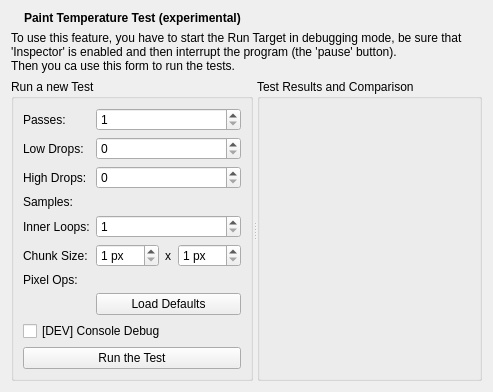
<?xml version="1.0" encoding="UTF-8"?>
<ui version="4.0">
 <author>Enrico Ros</author>
 <class>PTView</class>
 <widget class="QWidget" name="PTView">
  <property name="geometry">
   <rect>
    <x>0</x>
    <y>0</y>
    <width>493</width>
    <height>392</height>
   </rect>
  </property>
  <layout class="QVBoxLayout" name="verticalLayout">
   <item>
    <layout class="QHBoxLayout" name="horizontalLayout">
     <item>
      <widget class="QLabel" name="iconLabel">
       <property name="sizePolicy">
        <sizepolicy hsizetype="Fixed" vsizetype="Preferred">
         <horstretch>0</horstretch>
         <verstretch>0</verstretch>
        </sizepolicy>
       </property>
       <property name="pixmap">
        <pixmap resource="inspector.qrc">:/inspector/images/mark-32.png</pixmap>
       </property>
      </widget>
     </item>
     <item>
      <widget class="QLabel" name="titleLabel">
       <property name="font">
        <font>
         <weight>75</weight>
         <bold>true</bold>
        </font>
       </property>
       <property name="text">
        <string>Paint Temperature Test (experimental)</string>
       </property>
      </widget>
     </item>
    </layout>
   </item>
   <item>
    <widget class="QLabel" name="disclaimerLabel">
     <property name="text">
      <string>To use this feature, you have to start the Run Target in debugging mode, be sure that 'Inspector' is enabled and then interrupt the program (the 'pause' button).
Then you ca use this form to run the tests.</string>
     </property>
     <property name="wordWrap">
      <bool>true</bool>
     </property>
    </widget>
   </item>
   <item>
    <widget class="QSplitter" name="splitter">
     <property name="orientation">
      <enum>Qt::Horizontal</enum>
     </property>
     <widget class="QGroupBox" name="newTestGroup">
      <property name="title">
       <string>Run a new Test</string>
      </property>
      <layout class="QVBoxLayout" name="verticalLayout_2">
       <item>
        <layout class="QFormLayout" name="formLayout">
         <item row="0" column="0">
          <widget class="QLabel" name="label">
           <property name="text">
            <string>Passes:</string>
           </property>
          </widget>
         </item>
         <item row="0" column="1">
          <widget class="QSpinBox" name="passesBox">
           <property name="minimum">
            <number>1</number>
           </property>
           <property name="maximum">
            <number>10</number>
           </property>
          </widget>
         </item>
         <item row="1" column="0">
          <widget class="QLabel" name="label_2">
           <property name="text">
            <string>Low Drops:</string>
           </property>
          </widget>
         </item>
         <item row="1" column="1">
          <widget class="QSpinBox" name="lowBox">
           <property name="maximum">
            <number>9</number>
           </property>
          </widget>
         </item>
         <item row="2" column="0">
          <widget class="QLabel" name="label_3">
           <property name="text">
            <string>High Drops:</string>
           </property>
          </widget>
         </item>
         <item row="2" column="1">
          <widget class="QSpinBox" name="highBox">
           <property name="maximum">
            <number>9</number>
           </property>
          </widget>
         </item>
         <item row="3" column="0">
          <widget class="QLabel" name="samplesLabel">
           <property name="text">
            <string>Samples:</string>
           </property>
          </widget>
         </item>
         <item row="3" column="1">
          <widget class="QLabel" name="samplesBox">
           <property name="text">
            <string notr="true"/>
           </property>
          </widget>
         </item>
         <item row="4" column="0">
          <widget class="QLabel" name="label_4">
           <property name="text">
            <string>Inner Loops:</string>
           </property>
          </widget>
         </item>
         <item row="4" column="1">
          <widget class="QSpinBox" name="innerBox">
           <property name="minimum">
            <number>1</number>
           </property>
           <property name="maximum">
            <number>50</number>
           </property>
          </widget>
         </item>
         <item row="5" column="0">
          <widget class="QLabel" name="label_5">
           <property name="text">
            <string>Chunk Size:</string>
           </property>
          </widget>
         </item>
         <item row="5" column="1">
          <layout class="QHBoxLayout" name="horizontalLayout_2">
           <item>
            <widget class="QSpinBox" name="widthBox">
             <property name="suffix">
              <string> px</string>
             </property>
             <property name="minimum">
              <number>1</number>
             </property>
             <property name="maximum">
              <number>500</number>
             </property>
            </widget>
           </item>
           <item>
            <widget class="QLabel" name="label_7">
             <property name="text">
              <string>x</string>
             </property>
            </widget>
           </item>
           <item>
            <widget class="QSpinBox" name="heightBox">
             <property name="suffix">
              <string> px</string>
             </property>
             <property name="minimum">
              <number>1</number>
             </property>
             <property name="maximum">
              <number>500</number>
             </property>
            </widget>
           </item>
          </layout>
         </item>
         <item row="6" column="0">
          <widget class="QLabel" name="popsLabel">
           <property name="text">
            <string>Pixel Ops:</string>
           </property>
          </widget>
         </item>
         <item row="6" column="1">
          <widget class="QLabel" name="popsBox">
           <property name="text">
            <string notr="true"/>
           </property>
          </widget>
         </item>
         <item row="7" column="1">
          <widget class="QPushButton" name="defaultsButton">
           <property name="text">
            <string>Load Defaults</string>
           </property>
          </widget>
         </item>
        </layout>
       </item>
       <item>
        <widget class="QCheckBox" name="debugBox">
         <property name="text">
          <string notr="true">[DEV] Console Debug</string>
         </property>
        </widget>
       </item>
       <item>
        <widget class="QPushButton" name="runButton">
         <property name="sizePolicy">
          <sizepolicy hsizetype="MinimumExpanding" vsizetype="Fixed">
           <horstretch>0</horstretch>
           <verstretch>0</verstretch>
          </sizepolicy>
         </property>
         <property name="text">
          <string>Run the Test</string>
         </property>
        </widget>
       </item>
       <item>
        <spacer name="verticalSpacer">
         <property name="orientation">
          <enum>Qt::Vertical</enum>
         </property>
         <property name="sizeHint" stdset="0">
          <size>
           <width>20</width>
           <height>40</height>
          </size>
         </property>
        </spacer>
       </item>
      </layout>
     </widget>
     <widget class="QGroupBox" name="resultsGroup">
      <property name="title">
       <string>Test Results and Comparison</string>
      </property>
      <layout class="QGridLayout" name="gridLayout">
       <item row="0" column="0">
        <widget class="QLabel" name="resLabel">
         <property name="minimumSize">
          <size>
           <width>200</width>
           <height>200</height>
          </size>
         </property>
         <property name="scaledContents">
          <bool>true</bool>
         </property>
        </widget>
       </item>
      </layout>
     </widget>
    </widget>
   </item>
  </layout>
 </widget>
 <resources>
  <include location="inspector.qrc"/>
 </resources>
 <connections/>
</ui>
